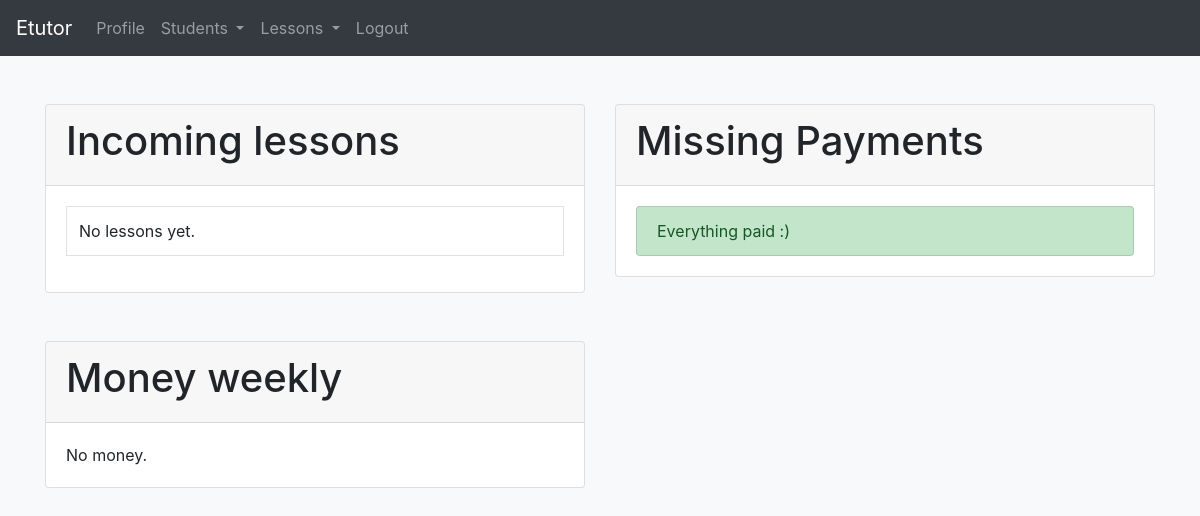
The page /profile/ (signed in) on the database as committed earlier.
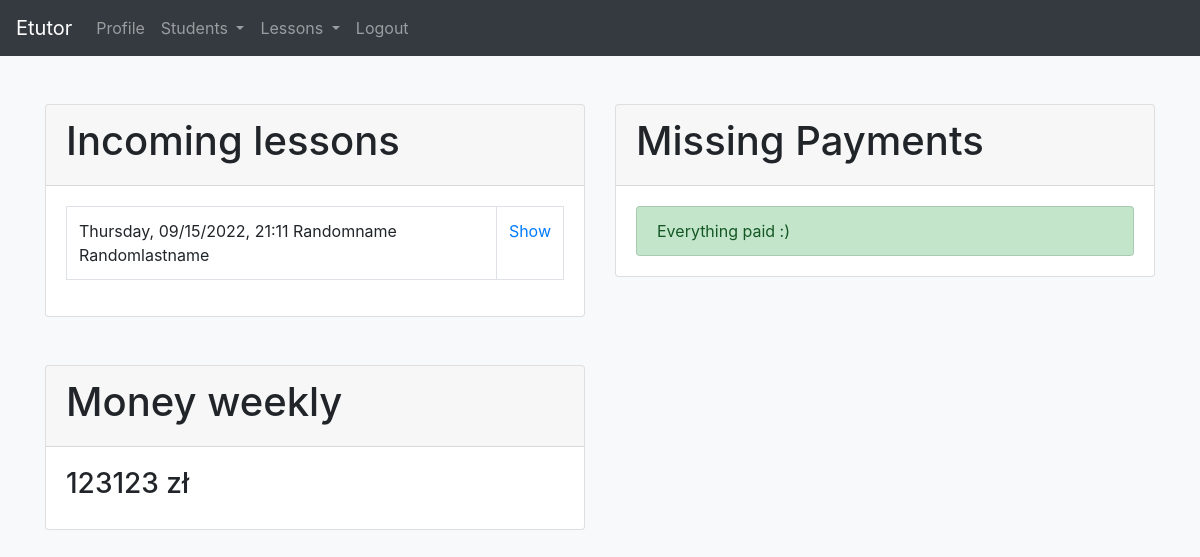
The same page on the database as committed later.
### app/models.py (models this page shows, shortened)
class Lesson(models.Model):
    ONLINE = 'Online'
    AT_CLIENTS = "Client's"
    AT_TUTORS = "Tutor's"
    PLACE = [
        (ONLINE, _('Online')),
        (AT_CLIENTS, _("Client's")),
        (AT_TUTORS, _("Tutor's")),
    ]
    subject = models.CharField(max_length=50)
    place = models.CharField(max_length=30, choices=PLACE, default=ONLINE)
    amount = models.PositiveIntegerField(null=False, blank=False)
    description = models.CharField(max_length=250, blank=True)
    start_datetime = models.DateTimeField()
    end_datetime = models.DateTimeField()
    is_repetitive = models.BooleanField(default=True)
    is_notification_send = models.BooleanField(default=False)
    send_facebook_message = models.BooleanField(default=True)
    send_email = models.BooleanField(default=False)
    send_sms = models.BooleanField(default=False)
    tutor = models.ForeignKey(Tutor, on_delete=models.CASCADE)
    student = models.ForeignKey(Student, on_delete=models.CASCADE)
    objects = LessonManager()
    class Meta:
        ordering = ['start_datetime']
    def __str__(self):
        return f'{self.start_datetime.astimezone().strftime("%A, %m/%d/%Y, %H:%M")} {self.student.first_name} {self.student.last_name}'
    def get_absolute_url(self):
        return reverse('lesson-detail', args=[self.id])

class Student(models.Model):
    first_name = models.CharField(max_length=50)
    last_name = models.CharField(max_length=50)
    address = models.CharField(max_length=100, blank=True)
    education_level = models.CharField(max_length=50, blank=True)
    phone_number = models.CharField(max_length=20, blank=True, unique=True)
    email = models.EmailField(blank=True, unique=True)
    discord_nick = models.CharField(max_length=50, blank=True, unique=True)
    facebook_profile = models.CharField(max_length=150, blank=True, unique=True)
    facebook_psid = models.CharField(max_length=50, blank=True)
    tutor = models.ForeignKey(Tutor, on_delete=models.CASCADE)

### app/views.py (the view)
# urls.py: path('profile/', views.TutorProfileView.as_view(), name='profile'),
@method_decorator(login_required, name='dispatch')
class TutorProfileView(View):
    template_name = 'profile.html'
    def get(self, request):
        context = {
            'money_weekly': get_money_per_week(request.user.tutor.lesson_set.all()),
            'students_missing_payments': get_students_missing_payments(request.user.tutor.student_set.all()),
            'incoming_lessons_today_and_tomorrow': get_lessons_today_and_tomorrow(request.user.tutor.lesson_set),
        }
        return render(request, self.template_name, context)

### app/reports.py (called while the page is built)
def get_students_missing_payments(queryset):
    return (queryset
            .filter(payment__status=Payment.DUE)
            .annotate(missing_payment=Sum('payment__amount'))
            .values('id', 'first_name', 'last_name', 'missing_payment')
            .exclude(missing_payment=None))

def get_lessons_today_and_tomorrow(queryset):
    start_of_a_day = datetime.combine(datetime.today(), time.min)
    end_of_a_tomorrow = datetime.combine(
        datetime.today(), time.max) + timedelta(days=1)
    return queryset.filter(start_datetime__range=(start_of_a_day, end_of_a_tomorrow)).filter(start_datetime__gte=datetime.now(tz=timezone.utc))

def get_money_per_week(queryset) -> int:
    now = datetime.now(tz=timezone.utc)
    start = now - timedelta(days=now.weekday())
    end = start + timedelta(days=6)
    return queryset.filter(start_datetime__range=(start, end)).aggregate(money_weekly=Sum('amount'))['money_weekly']

### templates/profile.html (shortened to what this page needs)
{% extends 'base.html' %}
{% block content %}
<div class="container">
    <div class="row mt-5">
    <div class="col-6">
        <div class="card">
            <div class="card-header">
                <h1>Incoming lessons</h1>
            </div>
            <div class="card-body">
                <table class="table table-bordered">
                    {% for lesson in incoming_lessons_today_and_tomorrow %}
                    <tr>
                        <td>{{ lesson }}</td>
                        <td><a href="{{ lesson.get_absolute_url }}">Show</a></td>
                    {% empty %}
                        <td>No lessons yet.</td>
                    {% endfor %}
                </table>
            </div>
        </div>
    </div>
    <div class="col-6">
        <div class="card">
                <div class="card-header">
                    <h1>Missing Payments</h1>
                </div>
                <div class="card-body">
                    <div class="list-group">
                    {% for student in students_missing_payments %}
                        <a href="{% url 'student-detail' student.id %}" class="list-group-item list-group-item-action list-group-item-danger">{{ student.first_name }} {{ student.last_name }} <b>Payment due: {{ student.missing_payment }} zł</b></a>
                    {% empty %}
                        <a href="#" class="list-group-item list-group-item-action list-group-item-success">Everything paid :)</a>
                    {% endfor %}
                    </div>
                </div>
            </div>
        </div>
    </div>
    <div class="row mt-5">
        <div class="col-6">
            <div class="card">
                <div class="card-header">
                    <h1>Money weekly</h1>
                </div>
                <div class="card-body">
                        {% if money_weekly %}
                            <h3>{{money_weekly}} zł</h3>
                        {% else %}
                            No money.
                        {% endif %}
                </div>
            </div>
        </div>
    </div>
</div>
{% endblock %}

Rows that differ between the two databases and show on the page:
added Lesson: start_datetime+student "Thursday, 09/15/2022, 21:11 Randomname Randomlastname"
Other text that changed with them:
{{ money_weekly }}: (not shown) → "123123"
text no longer shown: "No lessons yet. No money."
text now shown: "zł"
